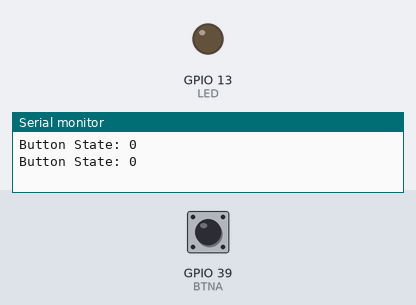
Recording of a sketch running on a simulated ESP32. Shown: output pins drawn as LEDs (lit = HIGH), the last lines printed to the serial monitor. The test bench sets the inputs (shaded band); at power-on: GPIO 39 (BTNA) LOW.

Above: at 1.2 s.
1.3 s: GPIO 39 (BTNA) pulled HIGH for 0.15 s
At 2.8 s:
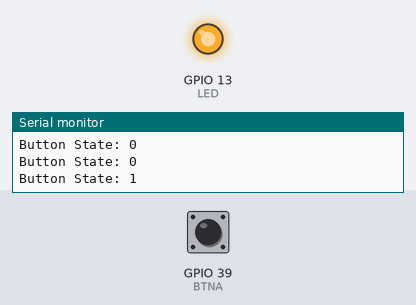
Timing chart, 0 to 4.5 s (numbered marks = the images above; inputs shaded):
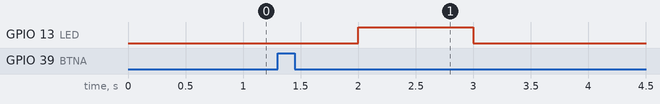

Measured:
- after the input at 1.3 s, GPIO 13 (LED): LOW → HIGH after 0.70 s, → LOW 1.0 s later

The sketch:

basic_button_check.ino
```cpp
//// Check functionality of single button

// Press button to return 1 in serial port and turn on LED for 1s

#include <Arduino.h>

//Define constants ------------------------------------
#define BTNA 39  // check this matches hardware
#define LED 13

//Setup variables ------------------------------------
volatile bool buttonAIsPressed = false;

//Initialization ------------------------------------
void IRAM_ATTR pressedA() {  // the function to be called when interrupt is triggered
  buttonAIsPressed = true;
}


void setup() {
  // set button and LED pins
  pinMode(BTNA, INPUT);
  pinMode(LED, OUTPUT);

  // attatch interrupts to buttons
  attachInterrupt(BTNA, pressedA, RISING);

  // start serial for debugging
  Serial.begin(115200);

  // ensure LED is off before starting
  digitalWrite(LED, LOW);
}

//Main loop ------------------------------------
void loop() {
  if (buttonAIsPressed){
    digitalWrite(LED, HIGH);
  }
  Serial.println("Button State: " + String(buttonAIsPressed));
  buttonAIsPressed = false;

  delay(1000);
  digitalWrite(LED, LOW);
}
```
